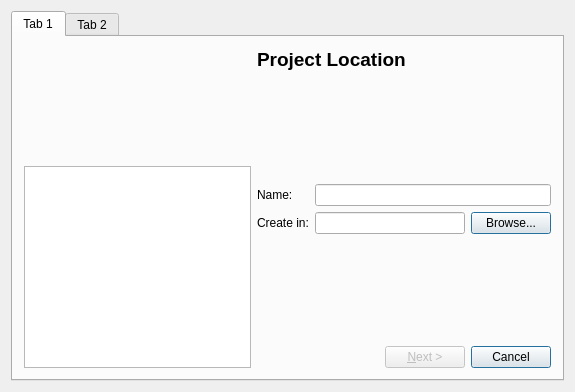
<?xml version="1.0" encoding="UTF-8"?>
<ui version="4.0">
 <class>aproject</class>
 <widget class="QDialog" name="aproject">
  <property name="geometry">
   <rect>
    <x>0</x>
    <y>0</y>
    <width>575</width>
    <height>392</height>
   </rect>
  </property>
  <property name="windowTitle">
   <string>New ARMEmuS Project</string>
  </property>
  <layout class="QGridLayout" name="gridLayout_5">
   <item row="0" column="0">
    <widget class="QTabWidget" name="tabWidget">
     <property name="currentIndex">
      <number>0</number>
     </property>
     <property name="tabBarAutoHide">
      <bool>true</bool>
     </property>
     <widget class="QWidget" name="tab1">
      <attribute name="title">
       <string>Tab 1</string>
      </attribute>
      <layout class="QGridLayout" name="gridLayout_2">
       <item row="2" column="0">
        <layout class="QHBoxLayout" name="horizontalTab1Layout">
         <item>
          <layout class="QGridLayout" name="gridLogoLayout">
           <property name="verticalSpacing">
            <number>0</number>
           </property>
           <item row="0" column="3">
            <widget class="QLabel" name="logoLabel">
             <property name="sizePolicy">
              <sizepolicy hsizetype="Expanding" vsizetype="Expanding">
               <horstretch>0</horstretch>
               <verstretch>0</verstretch>
              </sizepolicy>
             </property>
             <property name="maximumSize">
              <size>
               <width>220</width>
               <height>118</height>
              </size>
             </property>
             <property name="text">
              <string/>
             </property>
             <property name="pixmap">
              <pixmap resource="../../resources/armemus.qrc">:/armemus/logo.png</pixmap>
             </property>
             <property name="scaledContents">
              <bool>true</bool>
             </property>
            </widget>
           </item>
           <item row="1" column="3">
            <widget class="QTableWidget" name="tableWidget"/>
           </item>
          </layout>
         </item>
         <item>
          <layout class="QVBoxLayout" name="verticalLayout">
           <item>
            <layout class="QGridLayout" name="gridLayout" columnstretch="1,0,0">
             <property name="sizeConstraint">
              <enum>QLayout::SetDefaultConstraint</enum>
             </property>
             <item row="2" column="0">
              <widget class="QLabel" name="nameLabel">
               <property name="sizePolicy">
                <sizepolicy hsizetype="Fixed" vsizetype="Preferred">
                 <horstretch>0</horstretch>
                 <verstretch>0</verstretch>
                </sizepolicy>
               </property>
               <property name="layoutDirection">
                <enum>Qt::LeftToRight</enum>
               </property>
               <property name="text">
                <string>Name:</string>
               </property>
               <property name="alignment">
                <set>Qt::AlignLeading|Qt::AlignLeft|Qt::AlignVCenter</set>
               </property>
              </widget>
             </item>
             <item row="3" column="1">
              <widget class="QLineEdit" name="pathLineEdit">
               <property name="enabled">
                <bool>true</bool>
               </property>
               <property name="sizePolicy">
                <sizepolicy hsizetype="Fixed" vsizetype="Fixed">
                 <horstretch>0</horstretch>
                 <verstretch>0</verstretch>
                </sizepolicy>
               </property>
               <property name="minimumSize">
                <size>
                 <width>150</width>
                 <height>22</height>
                </size>
               </property>
               <property name="maximumSize">
                <size>
                 <width>177</width>
                 <height>22</height>
                </size>
               </property>
               <property name="readOnly">
                <bool>false</bool>
               </property>
              </widget>
             </item>
             <item row="3" column="2">
              <widget class="QPushButton" name="browseButton">
               <property name="sizePolicy">
                <sizepolicy hsizetype="Fixed" vsizetype="Fixed">
                 <horstretch>0</horstretch>
                 <verstretch>0</verstretch>
                </sizepolicy>
               </property>
               <property name="text">
                <string>Browse...</string>
               </property>
               <property name="default">
                <bool>true</bool>
               </property>
              </widget>
             </item>
             <item row="0" column="0" colspan="3">
              <widget class="QLabel" name="textInfo">
               <property name="text">
                <string>&lt;html&gt;&lt;head/&gt;&lt;body&gt;&lt;p&gt;&lt;span style=&quot; font-size:14pt; font-weight:600;&quot;&gt;Project Location&lt;/span&gt;&lt;/p&gt;&lt;/body&gt;&lt;/html&gt;</string>
               </property>
              </widget>
             </item>
             <item row="1" column="0" colspan="3">
              <spacer name="verticalSpacer_2">
               <property name="orientation">
                <enum>Qt::Vertical</enum>
               </property>
               <property name="sizeHint" stdset="0">
                <size>
                 <width>20</width>
                 <height>40</height>
                </size>
               </property>
              </spacer>
             </item>
             <item row="2" column="1" colspan="2">
              <widget class="QLineEdit" name="nameLineEdit">
               <property name="sizePolicy">
                <sizepolicy hsizetype="Fixed" vsizetype="Fixed">
                 <horstretch>0</horstretch>
                 <verstretch>0</verstretch>
                </sizepolicy>
               </property>
               <property name="minimumSize">
                <size>
                 <width>177</width>
                 <height>22</height>
                </size>
               </property>
               <property name="maximumSize">
                <size>
                 <width>268</width>
                 <height>22</height>
                </size>
               </property>
              </widget>
             </item>
             <item row="3" column="0">
              <widget class="QLabel" name="createLabel">
               <property name="sizePolicy">
                <sizepolicy hsizetype="Fixed" vsizetype="Preferred">
                 <horstretch>0</horstretch>
                 <verstretch>0</verstretch>
                </sizepolicy>
               </property>
               <property name="text">
                <string>Create in:</string>
               </property>
              </widget>
             </item>
             <item row="4" column="1">
              <spacer name="verticalSpacer">
               <property name="orientation">
                <enum>Qt::Vertical</enum>
               </property>
               <property name="sizeHint" stdset="0">
                <size>
                 <width>20</width>
                 <height>40</height>
                </size>
               </property>
              </spacer>
             </item>
            </layout>
           </item>
           <item>
            <layout class="QGridLayout" name="gridPathLayout">
             <item row="0" column="1">
              <widget class="QPushButton" name="nextButton">
               <property name="enabled">
                <bool>false</bool>
               </property>
               <property name="sizePolicy">
                <sizepolicy hsizetype="Fixed" vsizetype="Fixed">
                 <horstretch>0</horstretch>
                 <verstretch>0</verstretch>
                </sizepolicy>
               </property>
               <property name="text">
                <string>&amp;Next &gt;</string>
               </property>
               <property name="autoDefault">
                <bool>true</bool>
               </property>
               <property name="default">
                <bool>true</bool>
               </property>
              </widget>
             </item>
             <item row="0" column="2">
              <widget class="QPushButton" name="cancelButton1">
               <property name="sizePolicy">
                <sizepolicy hsizetype="Fixed" vsizetype="Fixed">
                 <horstretch>0</horstretch>
                 <verstretch>0</verstretch>
                </sizepolicy>
               </property>
               <property name="text">
                <string>Cancel</string>
               </property>
               <property name="default">
                <bool>true</bool>
               </property>
              </widget>
             </item>
             <item row="0" column="0">
              <spacer name="horizontalSpacer">
               <property name="orientation">
                <enum>Qt::Horizontal</enum>
               </property>
               <property name="sizeHint" stdset="0">
                <size>
                 <width>40</width>
                 <height>20</height>
                </size>
               </property>
              </spacer>
             </item>
            </layout>
           </item>
          </layout>
         </item>
        </layout>
       </item>
      </layout>
     </widget>
     <widget class="QWidget" name="tab2">
      <attribute name="title">
       <string>Tab 2</string>
      </attribute>
      <layout class="QVBoxLayout" name="verticalLayout_4">
       <item>
        <layout class="QHBoxLayout" name="horizontalTab2Layout">
         <item>
          <layout class="QGridLayout" name="gridLayout_7">
           <property name="spacing">
            <number>0</number>
           </property>
           <item row="1" column="0">
            <widget class="QColumnView" name="columnView">
             <property name="sizePolicy">
              <sizepolicy hsizetype="Expanding" vsizetype="Expanding">
               <horstretch>0</horstretch>
               <verstretch>0</verstretch>
              </sizepolicy>
             </property>
            </widget>
           </item>
           <item row="0" column="0">
            <widget class="QLabel" name="logoLabel_3">
             <property name="sizePolicy">
              <sizepolicy hsizetype="Expanding" vsizetype="Expanding">
               <horstretch>0</horstretch>
               <verstretch>0</verstretch>
              </sizepolicy>
             </property>
             <property name="maximumSize">
              <size>
               <width>220</width>
               <height>118</height>
              </size>
             </property>
             <property name="text">
              <string/>
             </property>
             <property name="pixmap">
              <pixmap resource="../../resources/armemus.qrc">:/armemus/logo.png</pixmap>
             </property>
             <property name="scaledContents">
              <bool>true</bool>
             </property>
            </widget>
           </item>
          </layout>
         </item>
         <item>
          <layout class="QGridLayout" name="gridLayout_6">
           <item row="0" column="1" colspan="4">
            <widget class="QLabel" name="textInfo_3">
             <property name="text">
              <string>&lt;html&gt;&lt;head/&gt;&lt;body&gt;&lt;p&gt;&lt;span style=&quot; font-size:14pt; font-weight:600;&quot;&gt;Board&lt;/span&gt;&lt;/p&gt;&lt;/body&gt;&lt;/html&gt;</string>
             </property>
            </widget>
           </item>
           <item row="4" column="1">
            <spacer name="verticalSpacer_6">
             <property name="orientation">
              <enum>Qt::Vertical</enum>
             </property>
             <property name="sizeHint" stdset="0">
              <size>
               <width>20</width>
               <height>40</height>
              </size>
             </property>
            </spacer>
           </item>
           <item row="5" column="4">
            <widget class="QPushButton" name="cancelButton2">
             <property name="text">
              <string>Cancel</string>
             </property>
            </widget>
           </item>
           <item row="3" column="1">
            <widget class="QLabel" name="boardLabel">
             <property name="text">
              <string>Board:</string>
             </property>
            </widget>
           </item>
           <item row="5" column="1">
            <widget class="QPushButton" name="backButton">
             <property name="text">
              <string>&lt; &amp;Back</string>
             </property>
            </widget>
           </item>
           <item row="3" column="3" colspan="2">
            <widget class="QComboBox" name="boardComboBox">
             <item>
              <property name="text">
               <string/>
              </property>
             </item>
             <item>
              <property name="text">
               <string>Arduino Zero</string>
              </property>
             </item>
             <item>
              <property name="text">
               <string>Arduino DUE</string>
              </property>
             </item>
             <item>
              <property name="text">
               <string>Feather M0 Basic Proto</string>
              </property>
             </item>
             <item>
              <property name="text">
               <string>Tiva C Series TM4C123G</string>
              </property>
             </item>
             <item>
              <property name="text">
               <string>Raspberry PI Zero</string>
              </property>
             </item>
            </widget>
           </item>
           <item row="1" column="1">
            <spacer name="verticalSpacer_5">
             <property name="orientation">
              <enum>Qt::Vertical</enum>
             </property>
             <property name="sizeHint" stdset="0">
              <size>
               <width>20</width>
               <height>40</height>
              </size>
             </property>
            </spacer>
           </item>
           <item row="5" column="3">
            <widget class="QPushButton" name="finishButton">
             <property name="enabled">
              <bool>false</bool>
             </property>
             <property name="text">
              <string>&amp;Finish</string>
             </property>
             <property name="default">
              <bool>true</bool>
             </property>
            </widget>
           </item>
           <item row="3" column="0">
            <spacer name="horizontalSpacer_3">
             <property name="orientation">
              <enum>Qt::Horizontal</enum>
             </property>
             <property name="sizeHint" stdset="0">
              <size>
               <width>70</width>
               <height>20</height>
              </size>
             </property>
            </spacer>
           </item>
          </layout>
         </item>
        </layout>
       </item>
      </layout>
     </widget>
    </widget>
   </item>
  </layout>
 </widget>
 <layoutdefault spacing="6" margin="11"/>
 <tabstops>
  <tabstop>nameLineEdit</tabstop>
  <tabstop>pathLineEdit</tabstop>
  <tabstop>browseButton</tabstop>
  <tabstop>nextButton</tabstop>
  <tabstop>cancelButton1</tabstop>
 </tabstops>
 <resources>
  <include location="../../resources/armemus.qrc"/>
 </resources>
 <connections/>
</ui>
